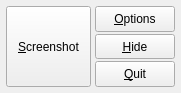
<?xml version="1.0" encoding="UTF-8"?>
<ui version="4.0">
 <class>LightscreenWindowClass</class>
 <widget class="QDialog" name="LightscreenWindowClass">
  <property name="geometry">
   <rect>
    <x>0</x>
    <y>0</y>
    <width>176</width>
    <height>93</height>
   </rect>
  </property>
  <property name="windowTitle">
   <string>Lightscreen</string>
  </property>
  <layout class="QGridLayout" name="gridLayout">
   <property name="horizontalSpacing">
    <number>4</number>
   </property>
   <property name="verticalSpacing">
    <number>2</number>
   </property>
   <property name="margin">
    <number>6</number>
   </property>
   <item row="0" column="0" rowspan="3">
    <widget class="QToolButton" name="screenshotPushButton">
     <property name="sizePolicy">
      <sizepolicy hsizetype="Expanding" vsizetype="Expanding">
       <horstretch>0</horstretch>
       <verstretch>0</verstretch>
      </sizepolicy>
     </property>
     <property name="minimumSize">
      <size>
       <width>85</width>
       <height>0</height>
      </size>
     </property>
     <property name="text">
      <string>&amp;Screenshot</string>
     </property>
     <property name="popupMode">
      <enum>QToolButton::InstantPopup</enum>
     </property>
     <property name="autoRaise">
      <bool>false</bool>
     </property>
    </widget>
   </item>
   <item row="0" column="1">
    <widget class="QPushButton" name="optionsPushButton">
     <property name="sizePolicy">
      <sizepolicy hsizetype="Minimum" vsizetype="Expanding">
       <horstretch>0</horstretch>
       <verstretch>0</verstretch>
      </sizepolicy>
     </property>
     <property name="minimumSize">
      <size>
       <width>0</width>
       <height>24</height>
      </size>
     </property>
     <property name="toolTip">
      <string>Configure Lightscreen</string>
     </property>
     <property name="text">
      <string>&amp;Options</string>
     </property>
     <property name="autoDefault">
      <bool>false</bool>
     </property>
     <property name="flat">
      <bool>false</bool>
     </property>
    </widget>
   </item>
   <item row="1" column="1">
    <widget class="QPushButton" name="hidePushButton">
     <property name="sizePolicy">
      <sizepolicy hsizetype="Minimum" vsizetype="Expanding">
       <horstretch>0</horstretch>
       <verstretch>0</verstretch>
      </sizepolicy>
     </property>
     <property name="minimumSize">
      <size>
       <width>0</width>
       <height>24</height>
      </size>
     </property>
     <property name="toolTip">
      <string>Hide Lightscreen </string>
     </property>
     <property name="whatsThis">
      <string/>
     </property>
     <property name="text">
      <string>&amp;Hide</string>
     </property>
     <property name="autoDefault">
      <bool>false</bool>
     </property>
     <property name="flat">
      <bool>false</bool>
     </property>
    </widget>
   </item>
   <item row="2" column="1">
    <widget class="QPushButton" name="quitPushButton">
     <property name="sizePolicy">
      <sizepolicy hsizetype="Minimum" vsizetype="Expanding">
       <horstretch>0</horstretch>
       <verstretch>0</verstretch>
      </sizepolicy>
     </property>
     <property name="minimumSize">
      <size>
       <width>0</width>
       <height>24</height>
      </size>
     </property>
     <property name="toolTip">
      <string/>
     </property>
     <property name="text">
      <string>&amp;Quit</string>
     </property>
     <property name="autoDefault">
      <bool>false</bool>
     </property>
     <property name="flat">
      <bool>false</bool>
     </property>
    </widget>
   </item>
  </layout>
 </widget>
 <layoutdefault spacing="6" margin="11"/>
 <resources/>
 <connections/>
</ui>
